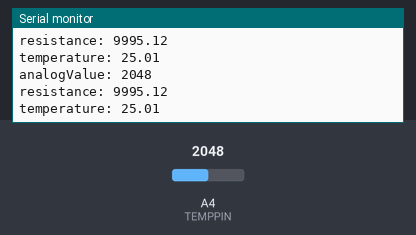
A sketch run on a simulated Particle Photon. Shown: the last lines printed to the serial monitor. The inputs (shaded band) are chosen by the test bench; at power-on: A4 (TEMPPIN) = 2048.

Above: at 1.2 s.
1.3 s: A4 (TEMPPIN) set to 0
At 1.56 s:
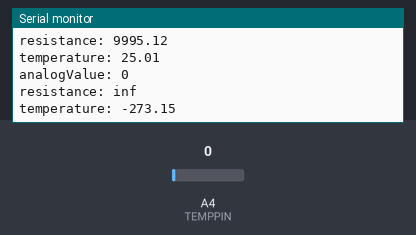
3.1 s: A4 (TEMPPIN) set to 491
At 3.36 s:
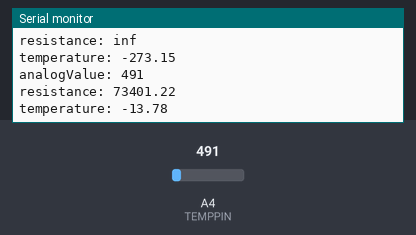
Timing chart, 0 to 6.1 s (numbered marks = the images above; inputs shaded):
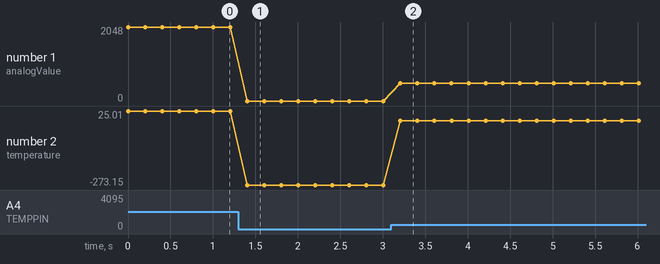

The sketch:

TTSIoT_Class3_Temp.ino
```cpp
//Measure the temp with the kit thermistor


#include "application.h"
#include <math.h>

// hookup the temp sensor to A4
#define TEMPPIN A4

// This routine runs only once upon reset
void setup()
{
  Serial.begin(9600);                           // init serial port on USB interface
}

// This routine loops forever
void loop()
{
  int B = 3975;                                                   // B value of the thermistor (inherent characteristic of sensor)

  int analogValue = analogRead(TEMPPIN);                          // read analog output from thermisor
  float resistance=(float)(4095-analogValue)*10000/analogValue;   //get the resistance of the sensor
  float temperature=1/(log(resistance/10000)/B+1/298.15)-273.15;  //convert to temperature via datasheet
  Serial.print("analogValue: ");
  Serial.println(analogValue);
  Serial.print("resistance: ");
  Serial.println(resistance);
  Serial.print("temperature: ");
  Serial.println(temperature);
  Serial.println("");

  delay(200);
}
```

Measured:
- after the input at 1.3 s, the serial monitor: prints a new line after 0.10 s (image 1)
- after the input at 3.1 s, the serial monitor: prints a new line after 0.11 s (image 2)
- plotted number 1: 2048 → 0 after the input at 1.3 s, 0 → 491 after the input at 3.1 s
- plotted number 2: 25.01 → -273.15 after the input at 1.3 s, -273.15 → -13.78 after the input at 3.1 s
